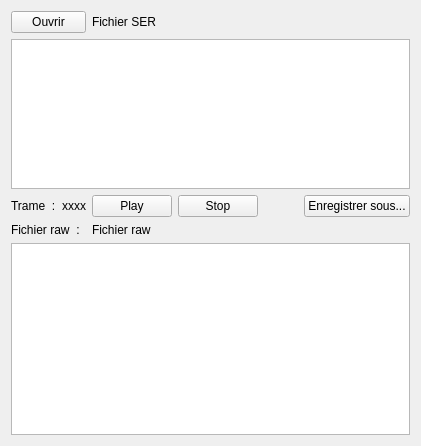
        <widget class="QWidget" name="tab_ser">
         <attribute name="title">
          <string>SER</string>
         </attribute>
         <layout class="QVBoxLayout" name="verticalLayout_23">
          <item>
           <layout class="QHBoxLayout" name="horizontalLayout_22">
            <item>
             <widget class="QPushButton" name="ser_open_btn">
              <property name="maximumSize">
               <size>
                <width>75</width>
                <height>16777215</height>
               </size>
              </property>
              <property name="text">
               <string>Ouvrir</string>
              </property>
             </widget>
            </item>
            <item>
             <widget class="QLabel" name="ser_filename_lbl">
              <property name="text">
               <string>Fichier SER</string>
              </property>
             </widget>
            </item>
           </layout>
          </item>
          <item>
           <layout class="QHBoxLayout" name="horizontalLayout_31">
            <item>
             <widget class="ImageView" name="ser_view">
              <property name="maximumSize">
               <size>
                <width>16777215</width>
                <height>150</height>
               </size>
              </property>
             </widget>
            </item>
           </layout>
          </item>
          <item>
           <layout class="QHBoxLayout" name="horizontalLayout_24">
            <item>
             <widget class="QLabel" name="label_27">
              <property name="text">
               <string>Trame  :</string>
              </property>
             </widget>
            </item>
            <item>
             <widget class="QLabel" name="ser_frame_nb_lbl">
              <property name="text">
               <string>xxxx</string>
              </property>
             </widget>
            </item>
            <item>
             <widget class="QPushButton" name="ser_play_btn">
              <property name="text">
               <string>Play</string>
              </property>
             </widget>
            </item>
            <item>
             <widget class="QPushButton" name="ser_stop_btn">
              <property name="text">
               <string>Stop</string>
              </property>
             </widget>
            </item>
            <item>
             <spacer name="horizontalSpacer_9">
              <property name="orientation">
               <enum>Qt::Orientation::Horizontal</enum>
              </property>
              <property name="sizeHint" stdset="0">
               <size>
                <width>40</width>
                <height>20</height>
               </size>
              </property>
             </spacer>
            </item>
            <item>
             <widget class="QPushButton" name="ser_saveas_btn">
              <property name="text">
               <string>Enregistrer sous...</string>
              </property>
             </widget>
            </item>
           </layout>
          </item>
          <item>
           <layout class="QHBoxLayout" name="horizontalLayout_23">
            <item>
             <widget class="QLabel" name="label_19">
              <property name="maximumSize">
               <size>
                <width>75</width>
                <height>16777215</height>
               </size>
              </property>
              <property name="text">
               <string>Fichier raw  : </string>
              </property>
             </widget>
            </item>
            <item>
             <widget class="QLabel" name="ser_raw_filename_lbl">
              <property name="text">
               <string>Fichier raw</string>
              </property>
             </widget>
            </item>
           </layout>
          </item>
          <item>
           <widget class="ImageView" name="ser_raw_view"/>
          </item>
         </layout>
        </widget>
